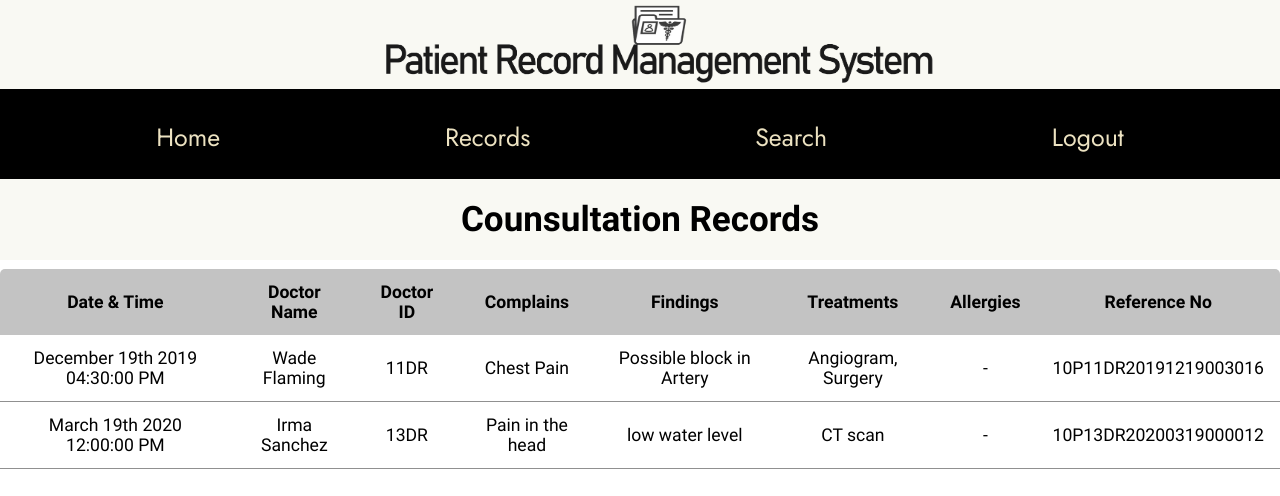
The app's page /precords.php (signed in) with its own data.
### tables this page shows
CREATE TABLE `consultation` (
  `Patient_SSN` varchar(20) NOT NULL,
  `Doctor_SSN` varchar(20) NOT NULL,
  `Date_Time` datetime NOT NULL,
  `Complains` longtext NOT NULL,
  `Findings` longtext NOT NULL,
  `Treatments` longtext DEFAULT NULL,
  `Medicines` longtext DEFAULT NULL,
  `Allergies` longtext DEFAULT NULL
);

### precords.php (the view, shortened to what this page needs)
<!DOCTYPE html>
<html lang="en" dir="ltr">
  <head>
    <link rel="stylesheet" type="text/css" href="css/precords_style.css">
  </head>
  <body>
    <div class="top_img"><img src="Resource/land2.png"></div>
    <div class="navigation-bar" style="text-align: center">
      <a href="pdashboard.php" >Home</a>
      <a href="precords.php">Records </a>
      <a href="psearch.php">Search</a>
      <a class='logout' href="logout.php">Logout</a>
    </div>
    <?php
      require "connection.php";
      $uid=$_SESSION["userID"];
      $sql="SELECT CONCAT(p.SSN,d.SSN,DATE_FORMAT(c.Date_Time,'%Y%m%d%s%i%k')) AS Reference, DATE_FORMAT(c.Date_Time,'%M %D %Y %r') AS Date_Time, CONCAT(d.F_Name,' ',d.L_Name) AS doctor_fullname,Doctor_SSN, Complains, Findings, Treatments, Allergies FROM consultation c,patient p, doctor d WHERE Patient_SSN=? AND p.SSN=Patient_SSN AND Doctor_SSN=d.SSN";
      $stmt= mysqli_stmt_init($conn);
      if (!mysqli_stmt_prepare($stmt,$sql)) {
        header("Location:precords.php?error=sqlerror");
      }
      else {
        mysqli_stmt_bind_param($stmt, "s", $uid);
        mysqli_stmt_execute($stmt);
        $result= mysqli_stmt_get_result($stmt);
        if (mysqli_num_rows($result)>0)
        {
          echo "<div class='welcome'><h2 class='mssg'> Counsultation Records </h2></div>
          <div class='table_box'>
            <table class='content-table'>
              <thead>
              <tr>
              <th>Date & Time</th>
              <th>Doctor Name</th>
              <th>Doctor ID</th>
              <th>Complains</th>
              <th>Findings</th>
              <th>Treatments</th>
              <th>Allergies</th>
              <th>Reference No</th>
              </tr>
              </thead>
          ";
        while ($row = mysqli_fetch_assoc($result)) {
          $ref=$row["Reference"];
          $dt=$row["Date_Time"];
          $dfullname=$row["doctor_fullname"];
          $comp=$row["Complains"];
          $find=$row["Findings"];
          $treat=$row["Treatments"];
          $alg=$row["Allergies"];
          $dssn=$row["Doctor_SSN"];
          echo "
          <tbody>
          <tr>
            <td>$dt</td>
            <td>$dfullname</td>
            <td>$dssn</td>
            <td>$comp</td>
            <td>$find</td>
            <td>$treat</td>
            <td>$alg</td>
            <td>$ref</td>
          </tr>
          ";
        }
        echo "</tbody></table>
        </div>";
        }
        elseif (mysqli_num_rows($result)==0) {
          echo "<div class='welcome'><h2 class='mssg'> No Consultation Records Found </h2></div>";
        }
      }
      ?>
  </body>
</html>

### css/precords_style.css (style rules this page uses)
* { margin: 0; padding: 0; }
body { text-align: center; }
.top_img { width: 100%; background-color: #f9f9f3; }
.top_img img { width: 550px; height: 80px; margin: 5px 30% auto; }
.navigation-bar { background-color: black; overflow: hidden; font-family: "Jost", sans-serif; height: 90px; text-align: center; }
.navigation-bar a { display: inline-block; float: none; font-size: 25px; text-decoration: none; color: #ece2c1; padding: 30px 30px; margin: 0 80px; }
.welcome { width: 100%; height: 90px; }
.mssg { font-family: "Barlow Condensed", sans-serif; font-size: 35px; background: #f9f9f3; text-align: center; padding: 20px; }
.table_box { margin-left: auto; margin-right: auto; font-family: "Muli", sans-serif; }
.content-table { border-collapse: collapse; margin-left: auto; margin-right: auto; min-width: 85%; font-size: 1.1em; border-radius: 5px 5px 0 0; overflow: hidden; box-shadow: 0 0 20px rgba(0 0 0 0.15); }
.content-table thead tr { background-color: #c3c3c3; border: none; color: black; text-align: auto; font-weight: bold; }
.content-table th, .content-table td { padding: 13px 16px; }
.content-table tbody tr { border-bottom: 1.5px solid #909090; }

### records on screen
consultation: dt "December 19th 2019 04:30:00 PM", dfullname "Wade Flaming", Doctor_SSN "11DR", Complains "Chest Pain", Findings "Possible block in Artery", Treatments "Angiogram, Surgery", Allergies "-", ref "10P11DR20191219003016"
consultation: dt "March 19th 2020 12:00:00 PM", dfullname "Irma Sanchez", Doctor_SSN "13DR", Complains "Pain in the head", Findings "low water level", Treatments "CT scan", Allergies "-", ref "10P13DR20200319000012"
